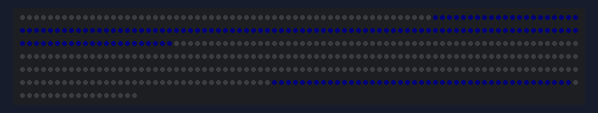
This sketch was run on a simulated Arduino Uno, built with avr-gcc and run on an emulated ATmega328P. Shown: 497 RGB LEDs in strip order, left to right, continuing on the next row. Dim RGB values are drawn brighter than linear.

Above: at 2.02 s.

The sketch:

bubblepulse.ino
```cpp
#include <FastLED.h>

#define LED_PIN     6
#define NUM_LEDS    497
#define BRIGHTNESS  128
#define LED_TYPE    WS2812B
#define COLOR_ORDER GRB

// Define sections
#define BOTTOM_SPIRAL 181
#define MIDDLE_CYLINDER_START 181
#define MIDDLE_CYLINDER_END 437
#define TOP_SECTION_START 437
#define TOP_SECTION_END 497

// Pulse parameters
#define PULSE_DURATION 3000    // Total cycle time 3 seconds
#define DARK_DURATION 1000     // Dark period 1 second
#define IGNITE_DURATION 2300   // How long top/bottom sections stay lit
#define PULSE_SPEED 2
#define MAX_DISTANCE 255
#define BLUR_AMOUNT 150

// Color definitions
#define CORE_HUE 160        // Blue core
#define PULSE_HUE 140       // Cyan pulse
#define PULSE_SATURATION 240

uint32_t lastPulseTime = 0;
uint16_t pulseProgress = 0;

CRGB leds[NUM_LEDS];

void setup() {
  FastLED.addLeds<LED_TYPE, LED_PIN, COLOR_ORDER>(leds, NUM_LEDS);
  FastLED.setBrightness(BRIGHTNESS);
  FastLED.clear();
}

void loop() {
  uint32_t currentTime = millis();
  uint32_t timeInSequence = currentTime % PULSE_DURATION;
  bool isDarkPhase = timeInSequence > (PULSE_DURATION - DARK_DURATION);

  // Calculate different phases for center and edges
  uint8_t pulseRadius = 0;
  uint8_t ignitePhase = 0;

  if (!isDarkPhase) {
    pulseRadius = map(timeInSequence, 0, PULSE_DURATION - DARK_DURATION, 0, MAX_DISTANCE);
    // Calculate ignite phase (0-255) for top/bottom sections
    ignitePhase = map(timeInSequence, 0, IGNITE_DURATION, 255, 0);
    ignitePhase = min(255, ignitePhase); // Clamp to 255
  }

  for(int i = 0; i < NUM_LEDS; i++) {
    uint8_t brightness;
    uint8_t hue;
    uint8_t sat = PULSE_SATURATION;

    if(isDarkPhase) {
      brightness = 10;
      hue = CORE_HUE;
    } else {
      if(i < BOTTOM_SPIRAL) {
        // Bottom spiral - ignite and fade
        uint8_t distFromStart = map(i, 0, BOTTOM_SPIRAL, MAX_DISTANCE, 0);

        if(timeInSequence < IGNITE_DURATION) {
          // During ignite phase
          brightness = scale8(ignitePhase, 255 - (distFromStart / 2));
          // Color shift during fade
          hue = lerp8by8(PULSE_HUE, CORE_HUE, 255 - ignitePhase);
        } else {
          // Wait for next pulse
          brightness = 20;
          hue = CORE_HUE;
        }

      } else if(i < MIDDLE_CYLINDER_END) {
        // Middle cylinder - maintain original pulse behavior
        uint8_t x = (i - MIDDLE_CYLINDER_START) % 32;
        uint8_t y = (i - MIDDLE_CYLINDER_START) / 32;

        uint8_t centerX = 16;
        uint8_t centerY = 4;
        uint8_t distX = abs(x - centerX);
        uint8_t distY = abs(y - centerY) * 4;
        uint8_t distance = sqrt16((distX * distX) + (distY * distY));

        int16_t brightnessDrop = abs(distance - pulseRadius);
        brightness = max(0, 255 - brightnessDrop * 2);
        hue = lerp8by8(CORE_HUE, PULSE_HUE, brightness);

      } else {
        // Top spiral - ignite and fade (mirror of bottom)
        uint8_t distFromEnd = map(i, TOP_SECTION_START, TOP_SECTION_END, 0, MAX_DISTANCE);

        if(timeInSequence < IGNITE_DURATION) {
          // During ignite phase
          brightness = scale8(ignitePhase, 255 - (distFromEnd / 2));
          // Color shift during fade
          hue = lerp8by8(PULSE_HUE, CORE_HUE, 255 - ignitePhase);
        } else {
          // Wait for next pulse
          brightness = 20;
          hue = CORE_HUE;
        }
      }

      // Enhanced white core for middle section only
      if(i >= MIDDLE_CYLINDER_START && i < MIDDLE_CYLINDER_END && brightness > 200) {
        sat = qsub8(sat, map(brightness, 200, 255, 0, 200));
      }
    }

    // Set final LED color
    leds[i] = CHSV(hue, sat, brightness);
  }

  // Apply blur for smoothness
  blur1d(leds, NUM_LEDS, BLUR_AMOUNT);

  FastLED.show();
}
```
